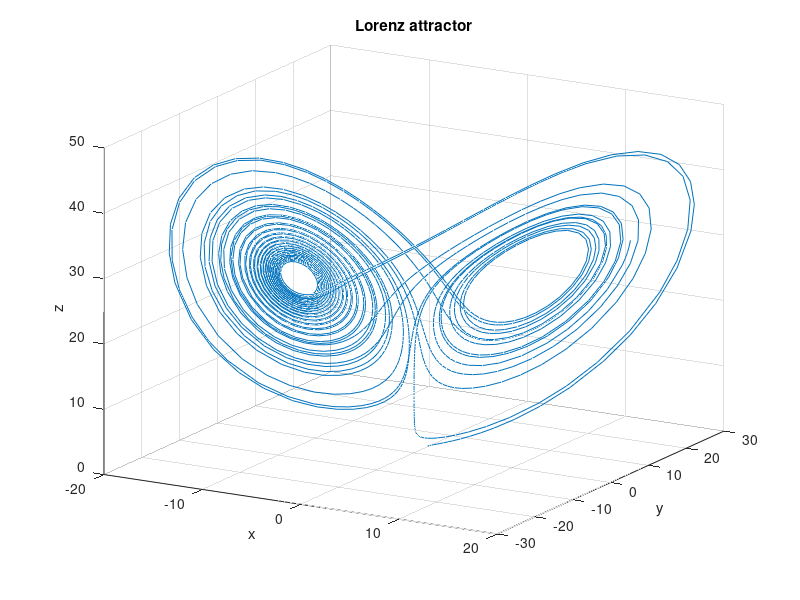

Recreate this plot in MATLAB.
% 로렌츠 끌개 / Lorenz attractor
% 혼돈계를 적분해 3D로 그리기
% Integrating a chaotic system and plotting it in 3D
% (script sample — MySimulationMath start page)
% The Lorenz system: a chaotic attractor.
sigma = 10; rho = 28; beta = 8/3;
f = @(t, x) [sigma*(x(2) - x(1)); x(1)*(rho - x(3)) - x(2); x(1)*x(2) - beta*x(3)];
[t, x] = ode45(f, [0 40], [1; 1; 1]);
plot3(x(:,1), x(:,2), x(:,3)); grid on; view(30, 20)
title('Lorenz attractor'); xlabel('x'); ylabel('y'); zlabel('z');
